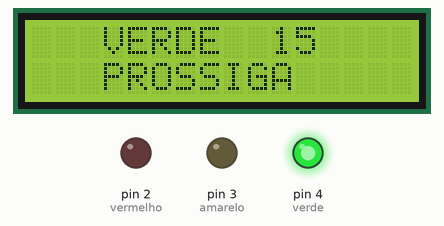
Recording of a sketch running on a simulated Arduino Uno, built with avr-gcc and run on an emulated ATmega328P. On the bench: 16×2 character LCD, output pins drawn as LEDs (lit = HIGH).

Above: at 0.1 s.
At 4.1 s:
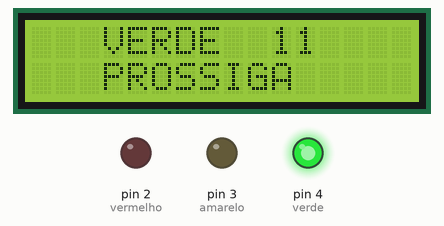
At 9.2 s:
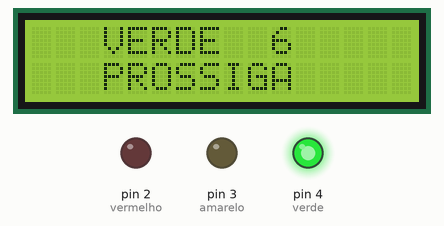
At 18.2 s:
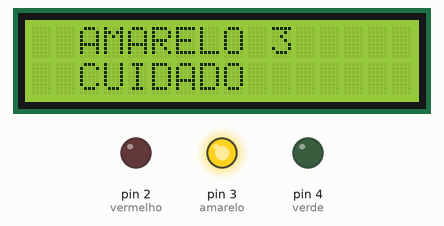
At 27.2 s:
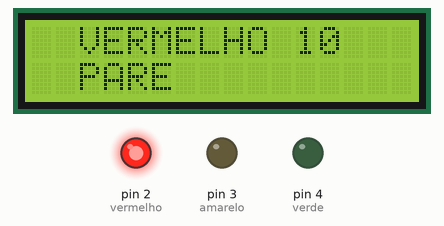
At 37.3 s:
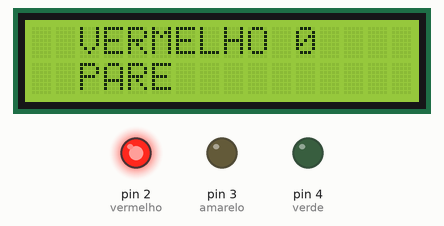
Timing chart, 0 to 39.7 s (numbered marks = the images above):
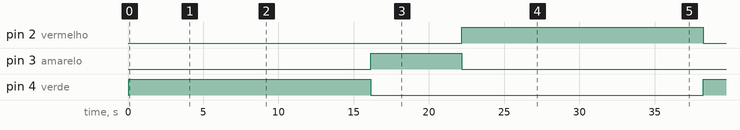

The sketch:

code_pt_BR.ino
```cpp
// C++ code
//

#include <LiquidCrystal.h>
LiquidCrystal lcd(12, 11, 5, 8, 6, 7);

#define verde 4
#define amarelo 3
#define vermelho 2
int sgs_verde = 15;
int sgs_amarelo = 5;
int sgs_vermelho = 15;

void setup()
{
  pinMode(verde, OUTPUT);
  pinMode(amarelo, OUTPUT);
  pinMode(vermelho, OUTPUT);
  lcd.begin(16,2);
}

void loop()
{
  //Limpa a tela
  lcd.clear();

  // Desliga o led vermelho e liga o verde
  digitalWrite(vermelho, 0); // Para o 2° looping
  digitalWrite(verde, 1);
  for (int sg=0; sg<=sgs_verde; sg++){
    lcd.setCursor(3, 0);
  	lcd.print("VERDE");

    lcd.setCursor(3, 1);
  	lcd.print("PROSSIGA");

  	lcd.setCursor(10, 0);
  	lcd.print(sgs_verde-sg);

    delay(1000);
    lcd.clear();
  }
  // Desliga o led verde e liga o amarelo
  digitalWrite(verde, 0);
  digitalWrite(amarelo, 1);
  for (int sg=0; sg<=sgs_amarelo; sg++){
    lcd.setCursor(2, 0);
  	lcd.print("AMARELO");

    lcd.setCursor(2, 1);
  	lcd.print("CUIDADO");

  	lcd.setCursor(10, 0);
  	lcd.print(sgs_amarelo-sg);

    delay(1000);
    lcd.clear();
  }
  // Desliga o amarelo e liga o vermelho
  digitalWrite(amarelo, 0);
  digitalWrite(vermelho, 1);
  for (int sg=0; sg<=sgs_vermelho; sg++){
    lcd.setCursor(2, 0);
  	lcd.print("VERMELHO");

    lcd.setCursor(2, 1);
  	lcd.print("PARE");

  	lcd.setCursor(11, 0);
  	lcd.print(sgs_vermelho-sg);

    delay(1000);
    lcd.clear();
  }

}
```

Measured:
- by itself, pin 2 (vermelho): LOW → HIGH at 22.2 s, → LOW 16.1 s later
- by itself, pin 3 (amarelo): LOW → HIGH at 16.1 s, → LOW 6.0 s later
- by itself, pin 4 (verde): LOW → HIGH at 0.06 s, → LOW 16.1 s later, → HIGH 22.1 s later
- what the display in image 1 shows lasts 1.0 s, from 4.1 s to 5.1 s
